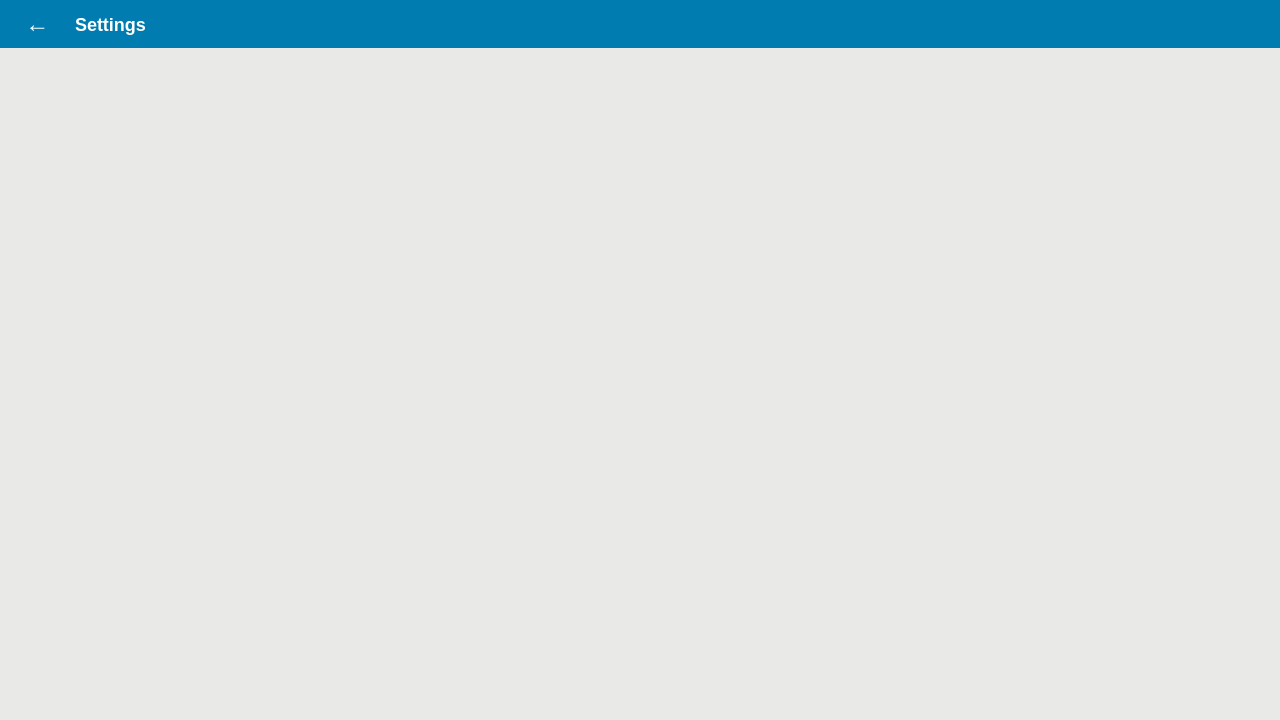
<?xml version="1.0" encoding="UTF-8"?>
<ui version="4.0">
 <class>SettingsPage</class>
 <widget class="QWidget" name="settingsPage">
  <property name="geometry">
   <rect>
    <x>0</x>
    <y>0</y>
    <width>1280</width>
    <height>720</height>
   </rect>
  </property>
  <property name="styleSheet">
   <string notr="true">background-color: rgb(233,233,231);</string>
  </property>
  <layout class="QVBoxLayout" name="mainLayout">
   <property name="spacing">
    <number>0</number>
   </property>
   <property name="leftMargin">
    <number>0</number>
   </property>
   <property name="topMargin">
    <number>0</number>
   </property>
   <property name="rightMargin">
    <number>0</number>
   </property>
   <property name="bottomMargin">
    <number>0</number>
   </property>
   <!-- 头部区域 -->
   <item>
    <widget class="QWidget" name="headerWidget">
     <property name="minimumSize">
      <size>
       <width>0</width>
       <height>48</height>
      </size>
     </property>
     <property name="maximumSize">
      <size>
       <width>16777215</width>
       <height>48</height>
      </size>
     </property>
     <property name="styleSheet">
      <string notr="true">background-color: #007CB0;</string>
     </property>
     <layout class="QHBoxLayout" name="headerLayout">
      <property name="spacing">
       <number>12</number>
      </property>
      <property name="leftMargin">
       <number>12</number>
      </property>
      <property name="topMargin">
       <number>0</number>
      </property>
      <property name="rightMargin">
       <number>12</number>
      </property>
      <property name="bottomMargin">
       <number>0</number>
      </property>
      <!-- 返回箭头 -->
      <item>
       <widget class="QLabel" name="backLabel">
        <property name="text">
         <string>  ←  </string>
        </property>
        <property name="styleSheet">
         <string notr="true">color: white; font-size: 24px;</string>
        </property>
       </widget>
      </item>
      <!-- 标题 -->
      <item>
       <widget class="QLabel" name="titleLabel">
        <property name="text">
         <string>Settings</string>
        </property>
        <property name="styleSheet">
         <string notr="true">color: white; font-size: 18px; font-weight: bold;</string>
        </property>
       </widget>
      </item>
      <!-- 右侧拉伸 -->
      <item>
       <spacer name="headerSpacer">
        <property name="orientation">
         <enum>Qt::Horizontal</enum>
        </property>
        <property name="sizeHint" stdset="0">
         <size>
          <width>40</width>
          <height>20</height>
         </size>
        </property>
       </spacer>
      </item>
     </layout>
    </widget>
   </item>
   <!-- 列表区域 -->
   <item>
    <widget class="QListWidget" name="optionList">
     <property name="styleSheet">
      <string notr="true">
       QListWidget {
        padding: 10px;
        border: none;
        background-color: rgb(233,233,231);
       }
       QListWidget::item {
        padding: 0px;
        border: none;
       }
      </string>
     </property>
     <property name="horizontalScrollBarPolicy">
      <enum>Qt::ScrollBarAlwaysOff</enum>
     </property>
     <property name="verticalScrollBarPolicy">
      <enum>Qt::ScrollBarAlwaysOff</enum>
     </property>
    </widget>
   </item>
  </layout>
 </widget>
 <resources/>
 <connections/>
</ui>
